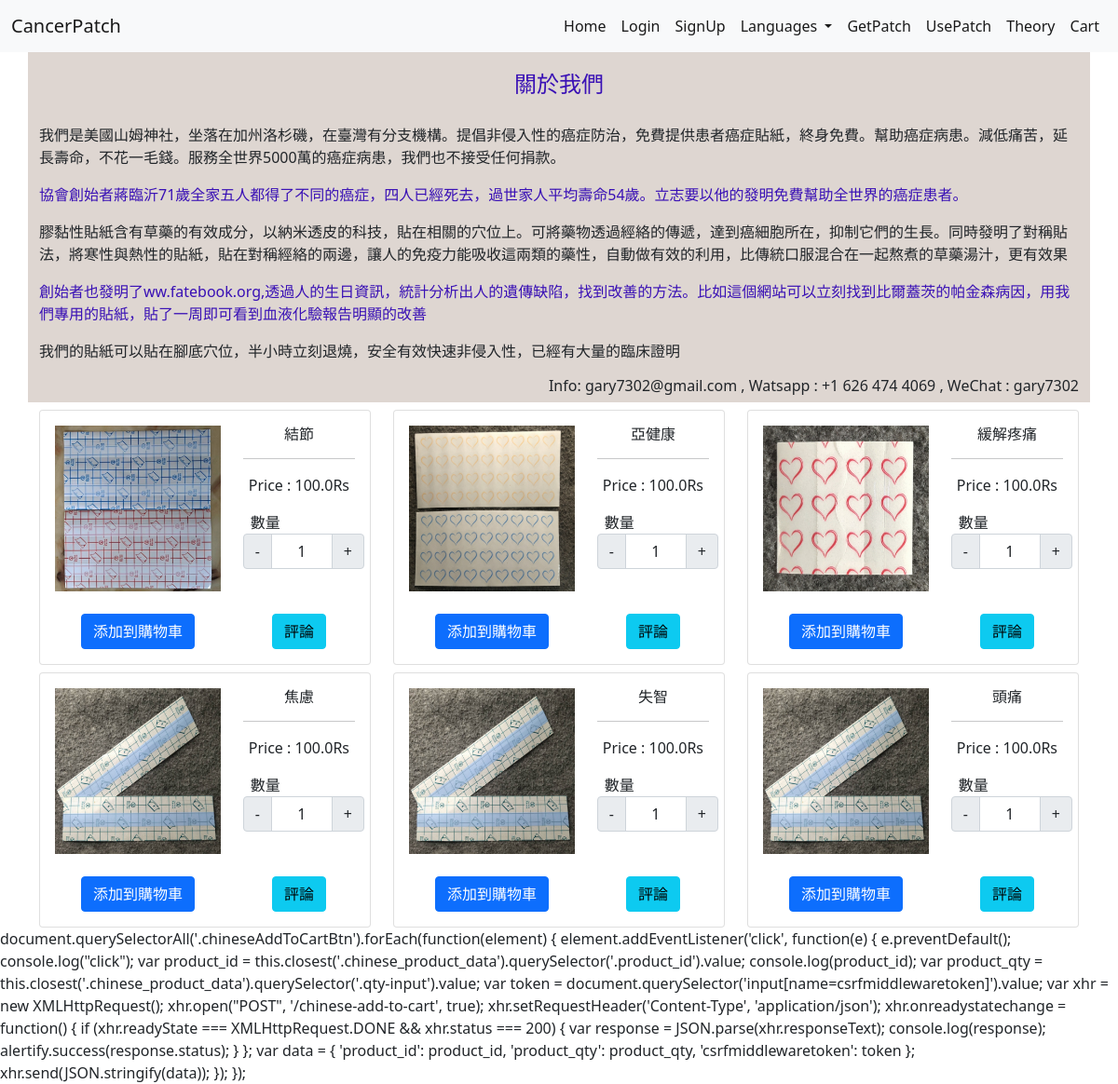
Page /chinese on the committed database.
### store/models.py (models this page shows, shortened)
class ChineseProduct(models.Model):
    slug=models.CharField(max_length=150,null=False,blank=False)
    name=models.CharField(max_length=150,null=False,blank=False)
    image=models.ImageField(upload_to=get_file_path_chinese,null=True,blank=True)
    description=models.TextField(max_length=10000)
    price=models.FloatField()
    quantity=models.IntegerField()
    created_at=models.DateTimeField(auto_now_add=True)

### store/controller/chineseview.py (the view)
# urls.py: 2. Add a URL to urlpatterns:  path('', views.home, name='home')
def home(request):
    product=ChineseProduct.objects.all()
    return render(request,'chinese-store/index.html',{'product':product})

### store/templates/chinese-store/index.html (shortened to what this page needs)
{% extends 'chinese-store/layouts/base.html' %}
{% load static %}
{% block content %}
<div class="container">
    <div class="row">
        <div class="col-12 about">
            <h4 class="head">關於我們</h4>
            <p>我們是美國山姆神社，坐落在加州洛杉磯，在臺灣有分支機構。提倡非侵入性的癌症防治，免費提供患者癌症貼紙，終身免費。幫助癌症病患。減低痛苦，延長壽命，不花一毛錢。服務全世界5000萬的癌症病患，我們也不接受任何捐款。</p>
            <p class="para">協會創始者蔣臨沂71歲全家五人都得了不同的癌症，四人已經死去，過世家人平均壽命54歲。立志要以他的發明免費幫助全世界的癌症患者。</p>
            <p>膠黏性貼紙含有草藥的有效成分，以納米透皮的科技，貼在相關的穴位上。可將藥物透過經絡的傳遞，達到癌細胞所在，抑制它們的生長。同時發明了對稱貼法，將寒性與熱性的貼紙，貼在對稱經絡的兩邊，讓人的免疫力能吸收這兩類的藥性，自動做有效的利用，比傳統口服混合在一起熬煮的草藥湯汁，更有效果</p>
            <p class="para1">創始者也發明了ww.fatebook.org,透過人的生日資訊，統計分析出人的遺傳缺陷，找到改善的方法。比如這個網站可以立刻找到比爾蓋茨的帕金森病因，用我們專用的貼紙，貼了一周即可看到血液化驗報告明顯的改善</p>
            <p>我們的貼紙可以貼在腳底穴位，半小時立刻退燒，安全有效快速非侵入性，已經有大量的臨床證明</p>
            <h6 class="float-end">Info: gary7302@gmail.com , Watsapp : +1 626 474 4069 , WeChat : gary7302</h6>
        </div>
         {% for data in product %}
            <div class="col-12 col-md-6 col-lg-4">
                <div class="card mt-2 chinese_product_data">
                    <div class="card-body text-center">
                            <div class="row">
                            <div class="col-md-7">
                              <img src="{{ data.image.url }}" class="w-100" />
                            </div>
                            <div class="col-md-5">
                                <h6>{{data.name}}</h6>
                                <hr>
                                <p>Price : {{data.price}}Rs</p>
                                <div class="row mt-2">
                                        <div class="col-md-6">
                                        <label for="quantity">數量</label>
                                        <div class="input-group text-center mb-3" style="width:130px;">
                                            <button class="input-group-text decrement-btn">-</button>
                                            <input type="text" name="quantity" class="form-control qty-input text-center" value="1" >
                                            <button class="input-group-text increment-btn">+</button>
                                        </div>
                                    </div>
                                    </div>
                                    </div>
                                <div class="col-12">
                                    <div class="row">
                                    <div class="col-md-7">
                                        <br/>
                                        {% if data.quantity %}
                                        <button type="submit" class="btn btn-primary chineseAddToCartBtn">添加到購物車</button>
                                        {% endif %}
                                    </div>
                                    <div class="col-md-5">
                                        <br/>
                                        <a class="btn btn-info" href="{% url  'chinesecomment' data.id %}" >評論</a>
                                    </div>
                                    </div>
                                </div>
                        </div>
                    </div>
                </div>
            </div>
         {% endfor %}
    </div>
</div>
{% endblock content %}
{% block scripts %}
document.querySelectorAll('.chineseAddToCartBtn').forEach(function(element) {
  element.addEventListener('click', function(e) {
    e.preventDefault();
    console.log("click");
    var product_id = this.closest('.chinese_product_data').querySelector('.product_id').value;
    console.log(product_id);
    var product_qty = this.closest('.chinese_product_data').querySelector('.qty-input').value;
    var token = document.querySelector('input[name=csrfmiddlewaretoken]').value;
    var xhr = new XMLHttpRequest();
    xhr.open("POST", '/chinese-add-to-cart', true);
    xhr.setRequestHeader('Content-Type', 'application/json');
    xhr.onreadystatechange = function() {
      if (xhr.readyState === XMLHttpRequest.DONE && xhr.status === 200) {
        var response = JSON.parse(xhr.responseText);
        console.log(response);
        alertify.success(response.status);
      }
    };
    var data = {
      'product_id': product_id,
      'product_qty': product_qty,
      'csrfmiddlewaretoken': token
    };
    xhr.send(JSON.stringify(data));
  });
});
{% endblock scripts %}

### store/templates/chinese-store/layouts/base.html (style rules this page uses)
.about { background-color:#ded6d1; }
.para { color:#3910b5; }
.para1 { color:#3910b5; }
.head { color:#3910b5; text-align:center; padding:20px; }

### rows in the picture
ChineseProduct: image (picture), name "結節", price "100.0", quantity "添加到購物車"
ChineseProduct: image (picture), name "亞健康", price "100.0", quantity "添加到購物車"
ChineseProduct: image (picture), name "緩解疼痛", price "100.0", quantity "添加到購物車"
ChineseProduct: image (picture), name "焦慮", price "100.0", quantity "添加到購物車"
ChineseProduct: image (picture), name "失智", price "100.0", quantity "添加到購物車"
ChineseProduct: image (picture), name "頭痛", price "100.0", quantity "添加到購物車"
